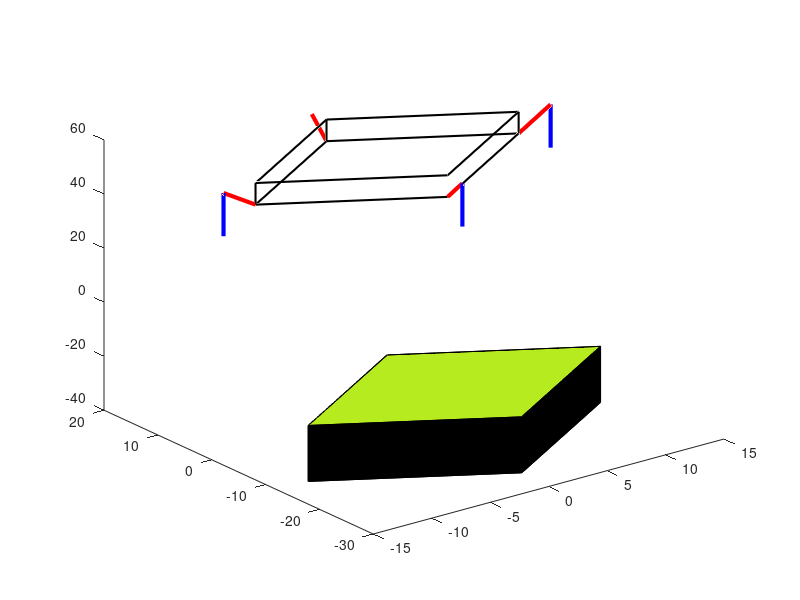

This chart was generated by the following MATLAB code: (Note: this script raises an error after producing the figure.)
clc; clear; close all;


%@@@@@@@@@@@@@@@@@@@@@@@@@@@@@@@@@@@@@@@@@@@@@@@@@@@@@@@@@@@@@@@@@@@@@@@@@@@@@@@@@@@@@@@@@@@@@@@@@@@@@@Leg Landing variable setting지면으로부터 50위에있음


L_ang1_east = 430;                                                % L1 이동경로설정(EAST)
L_theta1_east = L_ang1_east*(pi/180);
L_r1_east = 8;                                                    % L1 원의반지름
L_x1_east = L_r1_east*cos(L_theta1_east)+11.25;                   % X축 평행이동 및 설정
L_z1_east = L_r1_east*sin(L_theta1_east)+50 ;                     % Z축 설정

L_ang2_east = 430;                                                % L2 이동경로 설정(EAST)
L_theta2_east = L_ang2_east*(pi/180);
L_r2_east = 8;                                                    % L2 원의반지름
L_x2_east = L_r2_east*cos(L_theta2_east)+11.25;                   % X축 평행이동 및 설정
L_z2_east = L_r2_east*sin(L_theta2_east)+34;                      % Z축 평행이동 및 설정
    
L_ang1_west = 110;                                                % L1 이동경로설정(WEST)
L_theta1_west = L_ang1_west*(pi/180);
L_r1_west = 8;                                                    % L1 원의반지름
L_x1_west = L_r1_west*cos(L_theta1_west)-11.25;                   % X축 평행이동 및 설정 
L_z1_west = L_r1_west*sin(L_theta1_west)+50;                      % Z축 설정

L_ang2_west = 110;                                                % L2 이동경로 설정(WEST)
L_theta2_west = L_ang2_west*(pi/180);
L_r2_west = 8;                                                    % L2원의반지름
L_x2_west = L_r2_west*cos(L_theta2_west)-11.25;                   % X축 평행이동 및 설정
L_z2_west = L_r2_west*sin(L_theta2_west)+34;                      % Z축 평행이동 및 설정

L_ang1_north = 430;                                               % L1 이동경로설정(NORTH)
L_theta1_north = L_ang1_north*(pi/180);
L_r1_north = 8;                                                   % 원의반지름
L_y1_north = L_r1_north*cos(L_theta1_north)+11.25;                % Y축 평행이동 및 설정 
L_z1_north = L_r1_north*sin(L_theta1_north)+50;                   % Z축 설정

L_ang2_north = 430;                                               % L2 이동경로 설정(NORTH)
L_theta2_north = L_ang2_north*(pi/180);
L_r2_north = 8;                                                   % 원의반지름
L_y2_north = L_r2_north*cos(L_theta2_north)+11.25;                % Y축 평행이동 및 설정
L_z2_north = L_r2_north*sin(L_theta2_north)+34;                   % Z축 평행이동 및 설정

L_ang1_south = 110;                                               % L1 이동경로설정(SOUTH)
L_theta1_south = L_ang1_south*(pi/180);
L_r1_south = 8;                                                   % 원의반지름
L_y1_south = L_r1_south*cos(L_theta1_south)-11.25;                % Y축 평행이동 및 설정 
L_z1_south = L_r1_south*sin(L_theta1_south)+50;                   % Z축 설정

L_ang2_south = 110;                                               % L2 이동경로 설정(SOUTH)
L_theta2_south = L_ang2_south*(pi/180);
L_r2_south = 8;                                                   % 원의반지름
L_y2_south = L_r2_south*cos(L_theta2_south)-11.25;                % Y축 평행이동 및 설정
L_z2_south = L_r2_south*sin(L_theta2_south)+34;                   % Z축 평행이동 및 설정


%@@@@@@@@@@@@@@@@@@@@@@@@@@@@@@@@@@@@@@@@@@@@@@@@@@@@@@@@@@@@@@@@@@@@@@@@@@@@@@@@@@@@@@@@@@@@@@@@@@@@@@Leg down variable setting


Legd_ang1_east = 430;                                                   % L1 이동경로설정(EAST)
Legd_theta1_east = Legd_ang1_east*(pi/180);
Legd_r1_east = 8;                                                       % L1 원의반지름
Legd_x1_east = Legd_r1_east*cos(Legd_theta1_east)+11.25;                % X축 평행이동 및 설정
Legd_z1_east = Legd_r1_east*sin(Legd_theta1_east);                      % Z축 설정

Legd_ang2_east = 430;                                                   % L2 이동경로 설정(EAST)
Legd_theta2_east = Legd_ang2_east*(pi/180);
Legd_r2_east = 8;                                                       % L2 원의반지름
Legd_x2_east = Legd_r2_east*cos(Legd_theta2_east)+11.25;                % X축 평행이동 및 설정
Legd_z2_east = Legd_r2_east*sin(Legd_theta2_east)-16;                   % Z축 평행이동 및 설정

Legd_ang1_west = [110:1:270];                                           % L1 이동경로설정(WEST)
Legd_theta1_west = Legd_ang1_west*(pi/180);
Legd_r1_west = 8;                                                       % L1 원의반지름
Legd_x1_west = Legd_r1_west*cos(Legd_theta1_west)-11.25;                % X축 평행이동 및 설정 
Legd_z1_west = Legd_r1_west*sin(Legd_theta1_west);                      % Z축 설정

Legd_ang2_west = [110:1:270];                                           % L2 이동경로 설정(WEST)
Legd_theta2_west = Legd_ang2_west*(pi/180);
Legd_r2_west = 8;                                                       % L2원의반지름
Legd_x2_west = Legd_r2_west*cos(Legd_theta2_west)-11.25;                % X축 평행이동 및 설정
Legd_z2_west = Legd_r2_west*sin(Legd_theta2_west)-16;                   % Z축 평행이동 및 설정

Legd_ang1_north = [430:-1:377,linspace(377,377,107)];                    % L1 이동경로설정(NORTH)
Legd_theta1_north = Legd_ang1_north*(pi/180);
Legd_r1_north = 8;                                                      % 원의반지름
Legd_y1_north = Legd_r1_north*cos(Legd_theta1_north)+11.25;             % Y축 평행이동 및 설정 
Legd_z1_north = Legd_r1_north*sin(Legd_theta1_north);                   % Z축 설정

Legd_ang2_north = [430:-1:377,linspace(377,377,107)];                    % L2 이동경로 설정(NORTH)
Legd_theta2_north = Legd_ang2_north*(pi/180);
Legd_r2_north = 8;                                                      % 원의반지름
Legd_y2_north = Legd_r2_north*cos(Legd_theta2_north)+11.25;             % Y축 평행이동 및 설정
Legd_z2_north = Legd_r2_north*sin(Legd_theta2_north)-16;                % Z축 평행이동 및 설정

Legd_ang1_south = [110:1:200,linspace(200,200,70)];                     % L1 이동경로설정(SOUTH)
Legd_theta1_south = Legd_ang1_south*(pi/180);
Legd_r1_south = 8;                                                      % 원의반지름
Legd_y1_south = Legd_r1_south*cos(Legd_theta1_south)-11.25;             % Y축 평행이동 및 설정 
Legd_z1_south = Legd_r1_south*sin(Legd_theta1_south);                   % Z축 설정

Legd_ang2_south = [110:1:200,linspace(200,200,70)];                     % L2 이동경로 설정(SOUTH)
Legd_theta2_south = Legd_ang2_south*(pi/180);
Legd_r2_south = 8;                                                      % 원의반지름
Legd_y2_south = Legd_r2_south*cos(Legd_theta2_south)-11.25;             % Y축 평행이동 및 설정
Legd_z2_south = Legd_r2_south*sin(Legd_theta2_south)-16;                % Z축 평행이동 및 설정


%@@@@@@@@@@@@@@@@@@@@@@@@@@@@@@@@@@@@@@@@@@@@@@@@@@@@@@@@@@@@@@@@@@@@@@@@@@@@@@@@@@@@@@@@@@@@@@@@@@@@@@Leg up variable setting


Legu_ang1_east = 430;                                                   % L1 이동경로설정(EAST)
Legu_theta1_east = Legu_ang1_east*(pi/180);
Legu_r1_east = 8;                                                       % L1 원의반지름
Legu_x1_east = Legu_r1_east*cos(Legu_theta1_east)+11.25;                % X축 평행이동 및 설정
Legu_z1_east = Legu_r1_east*sin(Legu_theta1_east);                      % Z축 설정

Legu_ang2_east = 430;                                                   % L2 이동경로 설정(EAST)
Legu_theta2_east = Legu_ang2_east*(pi/180);
Legu_r2_east = 8;                                                       % L2 원의반지름
Legu_x2_east = Legu_r2_east*cos(Legu_theta2_east)+11.25;                % X축 평행이동 및 설정
Legu_z2_east = Legu_r2_east*sin(Legu_theta2_east)-16;                   % Z축 평행이동 및 설정

Legu_ang1_west = [270:-1:110];                                          % L1 이동경로설정(WEST)
Legu_theta1_west = Legu_ang1_west*(pi/180);
Legu_r1_west = 8;                                                       % L1 원의반지름
Legu_x1_west = Legu_r1_west*cos(Legu_theta1_west)-11.25;                % X축 평행이동 및 설정 
Legu_z1_west = Legu_r1_west*sin(Legu_theta1_west);                      % Z축 설정

Legu_ang2_west = [270:-1:110];                                          % L2 이동경로 설정(WEST)
Legu_theta2_west = Legu_ang2_west*(pi/180);
Legu_r2_west = 8;                                                       % L2원의반지름
Legu_x2_west = Legu_r2_west*cos(Legu_theta2_west)-11.25;                % X축 평행이동 및 설정
Legu_z2_west = Legu_r2_west*sin(Legu_theta2_west)-16;                   % Z축 평행이동 및 설정

Legu_ang1_north = [377:1:430,linspace(403,403,107)];                    % L1 이동경로설정(NORTH)
Legu_theta1_north = Legu_ang1_north*(pi/180);
Legu_r1_north = 8;                                                      % 원의반지름
Legu_y1_north = Legu_r1_north*cos(Legu_theta1_north)+11.25;             % Y축 평행이동 및 설정 
Legu_z1_north = Legu_r1_north*sin(Legu_theta1_north);                   % Z축 설정

Legu_ang2_north = [377:1:430,linspace(403,403,107)];                    % L2 이동경로 설정(NORTH)
Legu_theta2_north = Legu_ang2_north*(pi/180);
Legu_r2_north = 8;                                                      % 원의반지름
Legu_y2_north = Legu_r2_north*cos(Legu_theta2_north)+11.25;             % Y축 평행이동 및 설정
Legu_z2_north = Legu_r2_north*sin(Legu_theta2_north)-16;                % Z축 평행이동 및 설정

Legu_ang1_south = [200:-1:110,linspace(110,110,70)];                    % L1 이동경로설정(SOUTH)
Legu_theta1_south = Legu_ang1_south*(pi/180);
Legu_r1_south = 8;                                                      % 원의반지름
Legu_y1_south = Legu_r1_south*cos(Legu_theta1_south)-11.25;             % Y축 평행이동 및 설정 
Legu_z1_south = Legu_r1_south*sin(Legu_theta1_south);                   % Z축 설정

Legu_ang2_south = [200:-1:110,linspace(110,110,70)];                    % L2 이동경로 설정(SOUTH)
Legu_theta2_south = Legu_ang2_south*(pi/180);
Legu_r2_south = 8;                                                      % 원의반지름
Legu_y2_south = Legu_r2_south*cos(Legu_theta2_south)-11.25;             % Y축 평행이동 및 설정
Legu_z2_south = Legu_r2_south*sin(Legu_theta2_south)-16;                % Z축 평행이동 및 설정


%@@@@@@@@@@@@@@@@@@@@@@@@@@@@@@@@@@@@@@@@@@@@@@@@@@@@@@@@@@@@@@@@@@@@@@@@@@@@@@@@@@@@@@@@@@@@@@@@@@@@@@Leg take off variable setting


T_ang1_east = 430;                                                     % L1 이동경로설정(EAST)
T_theta1_east = T_ang1_east*(pi/180);
T_r1_east = 8;                                                         % L1 원의반지름
T_x1_east = T_r1_east*cos(T_theta1_east)+11.25;                        % X축 평행이동 및 설정
T_z1_east = T_r1_east*sin(T_theta1_east) ;                             % Z축 설정

T_ang2_east = 430;                                                     % L2 이동경로 설정(EAST)
T_theta2_east = T_ang2_east*(pi/180);
T_r2_east = 8;                                                         % L2 원의반지름
T_x2_east = T_r2_east*cos(T_theta2_east)+11.25;                        % X축 평행이동 및 설정
T_z2_east = T_r2_east*sin(T_theta2_east)-16;                           % Z축 평행이동 및 설정

T_ang1_west = 110;                                                     % L1 이동경로설정(WEST)
T_theta1_west = T_ang1_west*(pi/180);
T_r1_west = 8;                                                         % L1 원의반지름
T_x1_west = T_r1_west*cos(T_theta1_west)-11.25;                        % X축 평행이동 및 설정 
T_z1_west = T_r1_west*sin(T_theta1_west);                              % Z축 설정

T_ang2_west = 110;                                                     % L2 이동경로 설정(WEST)
T_theta2_west = T_ang2_west*(pi/180);
T_r2_west = 8;                                                         % L2원의반지름
T_x2_west = T_r2_west*cos(T_theta2_west)-11.25;                        % X축 평행이동 및 설정
T_z2_west = T_r2_west*sin(T_theta2_west)-16;                           % Z축 평행이동 및 설정

T_ang1_north = 430;                                                    % L1 이동경로설정(NORTH)
T_theta1_north = T_ang1_north*(pi/180);
T_r1_north = 8;                                                        % 원의반지름
T_y1_north = T_r1_north*cos(T_theta1_north)+11.25;                     % Y축 평행이동 및 설정 
T_z1_north = T_r1_north*sin(T_theta1_north);                           % Z축 설정

T_ang2_north = 430;                                                    % L2 이동경로 설정(NORTH)
T_theta2_north = T_ang2_north*(pi/180);
T_r2_north = 8;                                                        % 원의반지름
T_y2_north = T_r2_north*cos(T_theta2_north)+11.25;                     % Y축 평행이동 및 설정
T_z2_north = T_r2_north*sin(T_theta2_north)-16;                        % Z축 평행이동 및 설정

T_ang1_south = 110;                                                    % L1 이동경로설정(SOUTH)
T_theta1_south = T_ang1_south*(pi/180);
T_r1_south = 8;                                                        % 원의반지름
T_y1_south = T_r1_south*cos(T_theta1_south)-11.25;                     % Y축 평행이동 및 설정 
T_z1_south = T_r1_south*sin(T_theta1_south);                           % Z축 설정

T_ang2_south = 110;                                                    % L2 이동경로 설정(SOUTH)
T_theta2_south = T_ang2_south*(pi/180);
T_r2_south = 8;                                                        % 원의반지름
T_y2_south = T_r2_south*cos(T_theta2_south)-11.25;                     % Y축 평행이동 및 설정
T_z2_south = T_r2_south*sin(T_theta2_south)-16;                        % Z축 평행이동 및 설정


%@@@@@@@@@@@@@@@@@@@@@@@@@@@@@@@@@@@@@@@@@@@@@@@@@@@@@@@@@@@@@@@@@@@@@@@@@@@@@@@@@@@@@@@@@@@@@@@@@@@@@@draw figure


hf = figure;                             %figure창생성
ha = axes(hf);                           %figure창에 좌표넣기


%@@@@@@@@@@@@@@@@@@@@@@@@@@@@@@@@@@@@@@@@@@@@@@@@@@@@@@@@@@@@@@@@@@@@@@@@@@@@@@@@@@@@@@@@@@@@@@@@@@@@@@draw graph


box_L1 = plot3(ha,[-11.25 0],[0 -11.25],[50 50],'k','Linewidth',1.5);                        %부품넣을공간 생성(밑면)-착륙
hold(ha,'on');                                                                               %한 FIGURE에 2개이상 그래프  
box_L2 = plot3(ha,[0 11.25],[-11.25 0],[50 50],'k','Linewidth',1.5);                         %부품넣을공간 생성(밑면)-착륙
box_L3 = plot3(ha,[11.25 0],[0 11.25],[50 50],'k','Linewidth',1.5);                          %부품넣을공간 생성(밑면)-착륙
box_L4 = plot3(ha,[0 -11.25],[11.25 0],[50 50],'k','Linewidth',1.5);                         %부품넣을공간 생성(밑면)-착륙
box_L5 = plot3(ha,[0 0],[-11.25 -11.25],[50 50],'k','Linewidth',1.5);                        %부품넣을공간 생성(높이)-착륙
box_L6 = plot3(ha,[11.25 11.25],[0 0],[50 58],'k','Linewidth',1.5);                          %부품넣을공간 생성(높이)-착륙
box_L7 = plot3(ha,[0 0],[11.25 11.25],[50 58],'k','Linewidth',1.5);                          %부품넣을공간 생성(높이)-착륙
box_L8 = plot3(ha,[-11.25 -11.25],[0 0],[50 58],'k','Linewidth',1.5);                        %부품넣을공간 생성(높이)-착륙
box_L9 = plot3(ha,[-11.25 0],[0 -11.25],[58 58],'k','Linewidth',1.5);                        %부품넣을공간 생성(윗면)-착륙
box_L10 = plot3(ha,[0 11.25],[-11.25 0],[58 58],'k','Linewidth',1.5);                        %부품넣을공간 생성(윗면)-착륙
box_L11 = plot3(ha,[11.25 0],[0 11.25],[58 58],'k','Linewidth',1.5);                         %부품넣을공간 생성(윗면)-착륙
box_L12 = plot3(ha,[0 -11.25],[11.25 0],[58 58],'k','Linewidth',1.5);                        %부품넣을공간 생성(윗면)-착륙

Leg_L1 = plot3(ha,[11.25 L_x1_east],[0 0],[50 L_z1_east],'r','Linewidth',3);                         %EAST_L1 다리생성-착륙
Leg_L2 = plot3(ha,[L_x1_east L_x2_east],[0 0],[L_z1_east L_z2_east],'b','Linewidth',3);              %EAST_L2 다리생성-착륙
Leg_L3 = plot3(ha,[-11.25 L_x1_west],[0 0],[50 L_z1_west],'r','Linewidth',3);                        %WEST_L1 다리생성-착륙
Leg_L4 = plot3(ha,[L_x1_west L_x2_west],[0 0],[L_z1_west L_z2_west],'b','Linewidth',3);              %WEST_L2 다리생성-착륙
Leg_L5 = plot3(ha,[0 0],[11.25 L_y1_north],[50 L_z1_north],'r','Linewidth',3);                       %NORTH_L1 다리생성-착륙
Leg_L6 = plot3(ha,[0 0],[L_y1_north L_y2_north],[L_z1_north L_z1_north],'b','Linewidth',3);          %NORTH_L2 다리생성-착륙
Leg_L7 = plot3(ha,[0 0],[-11.25 L_y1_south],[50 L_z1_south],'r','Linewidth',3);                      %SOUTH_L1 다리생성-착륙
Leg_L8 = plot3(ha,[0 0],[L_y1_south L_y2_south],[L_z1_south L_z2_south],'b','Linewidth',3);          %SOUTH_L2 다리생성-착륙


%@@@@@@@@@@@@@@@@@@@@@@@@@@@@@@@@@@@@@@@@@@@@@@@@@@@@@@@@@@@@@@@@@@@@@@@@@@@@@@@@@@@@@@@@@@@@@@@@@@@@@@draw slop


%south(3번째로 높음) 원점으로부터18.8
burby1=[0 -25 -39.5 ; 12.5 -12.5 -39.5; 0 0 -39.5; -12.5 -12.5 -39.5; 0 -25 -18.8 ; 12.5 -12.5 -18.8; 0 0 -18.8; -12.5 -12.5 -18.8];
face_burby1 = [1 2 3 4; 1 2 6 5; 2 3 7 6; 3 4 8 7; 1 4 8 5; 5 6 7 8];
Ic1=[0 0 0;0 0 0 ;0 0 0;0 0 0;0 0 0; 0.71 0.92 0.12];
burby1 = patch('Faces',face_burby1,'Vertices',burby1,'FaceVertexCData',Ic1,'FaceColor','flat');         
alpha(burby1,0.3) ;                                                                                     %경사면 투명도 조정
%north(2번째로 높음) 원점으로부터13.64
burby2=[0 0 -39.5 ; 12.5 12.5 -39.5; 0 25 -39.5; -12.5 12.5 -39.5; 0 0 -13.64 ; 12.5 12.5 -13.64; 0 25 -13.64; -12.5 12.5 -13.64];
face_burby2 = [1 2 3 4; 1 2 6 5; 2 3 7 6; 3 4 8 7; 1 4 8 5; 5 6 7 8];
Ic2=[0 0 0;0 0 0 ;0 0 0;0 0 0;0 0 0; 0.71 0.92 0.12];
burby2 = patch('Faces',face_burby2,'Vertices',burby2,'FaceVertexCData',Ic2,'FaceColor','flat');         
alpha(burby2,0.3);
%east(1번째로 높음) 원점으로부터8.4
burby3=[12.5 -12.5 -39.5 ; 25 0 -39.5; 12.5 12.5 -39.5; 0 0 -39.5; 12.5 -12.5 -8.48 ; 25 0 -8.48; 12.5 12.5 -8.48; 0 0 -8.48];
face_burby3 = [1 2 3 4; 1 2 6 5; 2 3 7 6; 3 4 8 7; 1 4 8 5; 5 6 7 8];
Ic3=[0 0 0;0 0 0 ;0 0 0;0 0 0;0 0 0; 0.71 0.92 0.12];
burby3 = patch('Faces',face_burby3,'Vertices',burby3,'FaceVertexCData',Ic3,'FaceColor','flat');         
alpha(burby3,0.3);
%west(4번째로 높음) 원점으로부터23.98
burby4=[-12.5 -12.5 -39.5 ; 0 0 -39.5; -12.5 12.5 -39.5; -25 0 -39.5; -12.5 -12.5 -23.98 ; 0 0 -23.98; -12.5 12.5 -23.98; -25 0 -23.98];
face_burby4 = [1 2 3 4; 1 2 6 5; 2 3 7 6; 3 4 8 7; 1 4 8 5; 5 6 7 8];
Ic4=[0 0 0;0 0 0 ;0 0 0;0 0 0;0 0 0; 0.71 0.92 0.12];
burby4 = patch('Faces',face_burby4,'Vertices',burby4,'FaceVertexCData',Ic4,'FaceColor','flat');         
alpha(burby4,0.3);

%@@@@@@@@@@@@@@@@@@@@@@@@@@@@@@@@@@@@@@@@@@@@@@@@@@@@@@@@@@@@@@@@@@@@@@@@@@@@@@@@@@@@@@@@@@@@@@@@@@@@@@camera setting


axis(ha,'equal');                        %좌표에서 x축, y축 길이 동일
set(ha,'XLim',[-40 40]);                 %좌표에서 x축 설정
set(ha,'YLim',[-40 40]);                 %좌표에서 y축 설정
set(ha,'ZLim',[-40 70]);                 %좌표에서 y축 설정
grid(ha,'on');                           %좌표에 그리드 넣기
xlabel(ha,'X');
ylabel(ha,'Y');
zlabel(ha,'Z'); 
title(ha,'bumpy surface');

set(ha,'XTickLabelMode','auto');                  %cam x축 좌표고정
set(ha,'XTickMode','auto');
set(ha,'YTickLabelMode','auto');                  %cam y축 좌표고정
set(ha,'YTickMode','auto');
set(ha,'ZTickLabelMode','auto');                  %cam z축 좌표고정
set(ha,'ZTickMode','auto');

%@@@@@@@@@@@@@@@@@@@@@@@@@@@@@@@@@@@@@@@@@@@@@@@@@@@@@@@@@@@@@@@@@@@@@@@@@@@@@@@@@@@@@@@@@@@@@@@@@@@@@@Landing!

aL=linspace(1,1,50);                                 %1값을 50개 만들기
cam_angL = linspace(45,90,length(aL)); 
                             
for iL = 1:length(aL)                                 %50번반복
set(box_L1,'ZData',[50-iL 50-iL]);                    %시작위치는 밑변:50,윗면:58 이며, 1씩 감소(50번 반복)
set(box_L2,'ZData',[50-iL 50-iL]);
set(box_L3,'ZData',[50-iL 50-iL]);
set(box_L4,'ZData',[50-iL 50-iL]);
set(box_L5,'ZData',[50-iL 58-iL]);
set(box_L6,'ZData',[50-iL 58-iL]);
set(box_L7,'ZData',[50-iL 58-iL]);
set(box_L8,'ZData',[50-iL 58-iL]);
set(box_L9,'ZData',[58-iL 58-iL]);
set(box_L10,'ZData',[58-iL 58-iL]);
set(box_L11,'ZData',[58-iL 58-iL]);
set(box_L12,'ZData',[58-iL 58-iL]);
set(Leg_L1,'ZData',[50-iL L_z1_east-iL]);
set(Leg_L2,'ZData',[L_z1_east-iL L_z2_east-iL]);
set(Leg_L3,'ZData',[50-iL L_z1_west-iL]);
set(Leg_L4,'ZData',[L_z1_west-iL L_z2_west-iL]);
set(Leg_L5,'ZData',[50-iL L_z1_north-iL]);
set(Leg_L6,'ZData',[L_z1_north-iL L_z2_north-iL]);
set(Leg_L7,'ZData',[50-iL L_z1_south-iL]);
set(Leg_L8,'ZData',[L_z1_south-iL L_z2_south-iL]);
pause(0.08);                                        %0.08초딜레이

cam_xL = 80*cos(cam_angL(iL)*pi/180);                                   %x축 으로 돌아가는범위 조절
cam_yL = 80*sin(cam_angL(iL)*pi/180);                                   %y축 으로 돌아가는범위 조절
cam_zL = 20;                                                               %z축은 고정(위에서 내려다보기)
set(ha,'CameraPosition',[cam_xL cam_yL cam_zL]);                            %cam의 handle속성값 바꾸기

end

pause(1);                                           %착륙후 1초쉬기 

delete(Leg_L1);                 %랜딩용 다리지우기
delete(Leg_L2);                 %랜딩용 다리지우기
delete(Leg_L3);                 %랜딩용 다리지우기
delete(Leg_L4);                 %랜딩용 다리지우기
delete(Leg_L5);                 %랜딩용 다리지우기
delete(Leg_L6);                 %랜딩용 다리지우기
delete(Leg_L7);                 %랜딩용 다리지우기
delete(Leg_L8);                 %랜딩용 다리지우기


%@@@@@@@@@@@@@@@@@@@@@@@@@@@@@@@@@@@@@@@@@@@@@@@@@@@@@@@@@@@@@@@@@@@@@@@@@@@@@@@@@@@@@@@@@@@@@@@@@@@@@@Leg down!


Leg_d1 = plot3(ha,[11.25 Legd_x1_east],[0 0],[0 Legd_z1_east],'r','Linewidth',3);                                        %EAST_L1 다리생성-접기
Leg_d2 = plot3(ha,[Legd_x1_east Legd_x2_east],[0 0],[Legd_z1_east Legd_z2_east],'b','Linewidth',3);                      %EAST_L2 다리생성-접기
Leg_d3 = plot3(ha,[-11.25 Legd_x1_west(8)],[0 0],[0 Legd_z1_west(8)],'r','Linewidth',3);                                 %WEST_L1 다리생성-접기
Leg_d4 = plot3(ha,[Legd_x1_west(8) Legd_x2_west(8)],[0 0],[Legd_z1_west(8) Legd_z2_west(8)],'b','Linewidth',3);          %WEST_L2 다리생성-접기
Leg_d5 = plot3(ha,[0 0],[11.25 Legd_y1_north(8)],[0 Legd_z1_north(8)],'r','Linewidth',3);                                %NORTH_L1 다리생성-접기
Leg_d6 = plot3(ha,[0 0],[Legd_y1_north(8) Legd_y2_north(8)],[Legd_z1_north(8) Legd_z2_north(8)],'b','Linewidth',3);      %NORTH_L2 다리생성-접기
Leg_d7 = plot3(ha,[0 0],[-11.25 Legd_y1_south(8)],[0 Legd_z1_south(8)],'r','Linewidth',3);                               %SOUTH_L1 다리생성-접기
Leg_d8 = plot3(ha,[0 0],[Legd_y1_south(8) Legd_y2_south(8)],[Legd_z1_south(8) Legd_z2_south(8)],'b','Linewidth',3);      %SOUTH_L2 다리생성-접기

cam_ang_Legd = linspace(90,270,length(Legu_theta1_west));                            %Legu_theta1_west와 cam_ang의 벡터값이 같아야하므로 linspace를 이용해 벡터값 맞추기

for i_ptd = 1:length(Legd_theta1_west)                                         %애니매이션 실행 1부터theta_west크기까지 반복

    set(Leg_d3,'XData',[-11.25 Legd_x1_west(i_ptd)], ...                       %L1_WEST 이동하는 선의 x좌표 y좌표를 handle을 이용해 좌표값 반복설정
        'ZData',[0 Legd_z1_west(i_ptd)]           );
    set(Leg_d4,'XData',[Legd_x1_west(i_ptd) Legd_x2_west(i_ptd)], ...          %L2_WEST 이동하는 선의 x좌표 y좌표를 handle을  이용해 좌표값 반복설정
        'ZData',[Legd_z1_west(i_ptd) Legd_z2_west(i_ptd)]      );
    set(Leg_d5,'YData',[11.25 Legd_y1_north(i_ptd)], ...                       %L1_NORTH 이동하는 선의 x좌표 y좌표를 handle을 이용해 좌표값 반복설정
        'ZData',[0 Legd_z1_north(i_ptd)]           );
    set(Leg_d6,'YData',[Legd_y1_north(i_ptd) Legd_y2_north(i_ptd)], ...        %L2_NORTH 이동하는 선의 x좌표 y좌표를 handle을  이용해 좌표값 반복설정
        'ZData',[Legd_z1_north(i_ptd) Legd_z2_north(i_ptd)]      );
    set(Leg_d7,'YData',[-11.25 Legd_y1_south(i_ptd)], ...                      %L1_SOUTH 이동하는 선의 x좌표 y좌표를 handle을 이용해 좌표값 반복설정
        'ZData',[0 Legd_z1_south(i_ptd)]           );
    set(Leg_d8,'YData',[Legd_y1_south(i_ptd) Legd_y2_south(i_ptd)], ...        %L2_SOUTH 이동하는 선의 x좌표 y좌표를 handle을  이용해 좌표값 반복설정
        'ZData',[Legd_z1_south(i_ptd) Legd_z2_south(i_ptd)]      );

    cam_x_Legd = 80*cos(cam_ang_Legd(i_ptd)*pi/180);                                     %x축 으로 돌아가는범위 조절
    cam_y_Legd = 80*sin(cam_ang_Legd(i_ptd)*pi/180);                                     %y축 으로 돌아가는범위 조절
    cam_z_Legd = 15;                                                                 %z축은 고정(위에서 내려다보기)
    set(ha,'CameraPosition',[cam_x_Legd cam_y_Legd cam_z_Legd]);                              %cam의 handle속성값 바꾸기

    pause(0.08);                                                               %0.035초 딜레이 0에가까울수록 빠름(drawnow함수 이용시 제일 빠름)
end

pause(2);    

delete(Leg_d1);                 %랜딩용 다리지우기
delete(Leg_d2);                 %랜딩용 다리지우기
delete(Leg_d3);                 %랜딩용 다리지우기
delete(Leg_d4);                 %랜딩용 다리지우기
delete(Leg_d5);                 %랜딩용 다리지우기
delete(Leg_d6);                 %랜딩용 다리지우기
delete(Leg_d7);                 %랜딩용 다리지우기
delete(Leg_d8);                 %랜딩용 다리지우기

%@@@@@@@@@@@@@@@@@@@@@@@@@@@@@@@@@@@@@@@@@@@@@@@@@@@@@@@@@@@@@@@@@@@@@@@@@@@@@@@@@@@@@@@@@@@@@@@@@@@@@@Leg up!





Leg_u1 = plot3(ha,[11.25 Legu_x1_east],[0 0],[0 Legu_z1_east],'r','Linewidth',3);                                    %EAST_L1 다리생성-펴기
Leg_u2 = plot3(ha,[Legu_x1_east Legu_x2_east],[0 0],[Legu_z1_east Legu_z2_east],'b','Linewidth',3);                  %EAST_L2 다리생성-펴기
Leg_u3 = plot3(ha,[-11.25 Legu_x1_west(8)],[0 0],[0 Legu_z1_west(8)],'r','Linewidth',3);                             %WEST_L1 다리생성-펴기
Leg_u4 = plot3(ha,[Legu_x1_west(8) Legu_x2_west(8)],[0 0],[Legu_z1_west(8) Legu_z2_west(8)],'b','Linewidth',3);      %WEST_L2 다리생성-펴기
Leg_u5 = plot3(ha,[0 0],[11.25 Legu_y1_north(8)],[0 Legu_z1_north(8)],'r','Linewidth',3);                            %NORTH_L1 다리생성-펴기
Leg_u6 = plot3(ha,[0 0],[Legu_y1_north(8) Legu_y2_north(8)],[Legu_z1_north(8) Legu_z2_north(8)],'b','Linewidth',3);  %NORTH_L2 다리생성-펴기
Leg_u7 = plot3(ha,[0 0],[-11.25 Legu_y1_south(8)],[0 Legu_z1_south(8)],'r','Linewidth',3);                           %SOUTH_L1 다리생성-펴기
Leg_u8 = plot3(ha,[0 0],[Legu_y1_south(8) Legu_y2_south(8)],[Legu_z1_south(8) Legu_z2_south(8)],'b','Linewidth',3);  %SOUTH_L2 다리생성-펴기

cam_ang_Legu = linspace(270,90,length(Legu_theta1_west));                    %Legu_theta1_west와 cam_ang의 벡터값이 같아야하므로 linspace를 이용해 벡터값 맞추기

for i_ptu = 1:length(Legu_theta1_west)                                       %애니매이션 실행 1부터theta_west크기까지 반복

    set(Leg_u3,'XData',[-11.25 Legu_x1_west(i_ptu)], ...                     %L1_WEST 이동하는 선의 x좌표 y좌표를 handle을 이용해 좌표값 반복설정
        'ZData',[0 Legu_z1_west(i_ptu)]           );
    set(Leg_u4,'XData',[Legu_x1_west(i_ptu) Legu_x2_west(i_ptu)], ...        %L2_WEST 이동하는 선의 x좌표 y좌표를 handle을  이용해 좌표값 반복설정
        'ZData',[Legu_z1_west(i_ptu) Legu_z2_west(i_ptu)]      );
    set(Leg_u5,'YData',[11.25 Legu_y1_north(i_ptu)], ...                     %L1_NORTH 이동하는 선의 x좌표 y좌표를 handle을 이용해 좌표값 반복설정
        'ZData',[0 Legu_z1_north(i_ptu)]           );
    set(Leg_u6,'YData',[Legu_y1_north(i_ptu) Legu_y2_north(i_ptu)], ...      %L2_NORTH 이동하는 선의 x좌표 y좌표를 handle을  이용해 좌표값 반복설정
        'ZData',[Legu_z1_north(i_ptu) Legu_z2_north(i_ptu)]      );
    set(Leg_u7,'YData',[-11.25 Legu_y1_south(i_ptu)], ...                    %L1_SOUTH 이동하는 선의 x좌표 y좌표를 handle을 이용해 좌표값 반복설정
        'ZData',[0 Legu_z1_south(i_ptu)]           );
    set(Leg_u8,'YData',[Legu_y1_south(i_ptu) Legu_y2_south(i_ptu)], ...      %L2_SOUTH 이동하는 선의 x좌표 y좌표를 handle을  이용해 좌표값 반복설정
        'ZData',[Legu_z1_south(i_ptu) Legu_z2_south(i_ptu)]      );

    cam_x_Legu = 80*cos(cam_ang_Legu(i_ptu)*pi/180);                              %x축 으로 돌아가는범위 조절
    cam_y_Legu = 80*sin(cam_ang_Legu(i_ptu)*pi/180);                              %y축 으로 돌아가는범위 조절
    cam_z_Legu = 15;                                                               %z축은 고정(위에서 내려다보기)
    set(ha,'CameraPosition',[cam_x_Legu cam_y_Legu cam_z_Legu]);                  %cam의 handle속성값 바꾸기

    pause(0.08);                                                                  %0.08초 딜레이 0에가까울수록 빠름(drawnow함수 이용시 제일 빠름)
end

pause(1);    

delete(Leg_u1);                 %랜딩용 다리지우기
delete(Leg_u2);                 %랜딩용 다리지우기
delete(Leg_u3);                 %랜딩용 다리지우기
delete(Leg_u4);                 %랜딩용 다리지우기
delete(Leg_u5);                 %랜딩용 다리지우기
delete(Leg_u6);                 %랜딩용 다리지우기
delete(Leg_u7);                 %랜딩용 다리지우기
delete(Leg_u8);                 %랜딩용 다리지우기
delete(box_L1);                 %랜딩용 몸체지우기
delete(box_L2);                 %랜딩용 몸체지우기
delete(box_L3);                 %랜딩용 몸체지우기
delete(box_L4);                 %랜딩용 몸체지우기
delete(box_L5);                 %랜딩용 몸체지우기
delete(box_L6);                 %랜딩용 몸체지우기
delete(box_L7);                 %랜딩용 몸체지우기
delete(box_L8);                 %랜딩용 몸체지우기
delete(box_L9);                 %랜딩용 몸체지우기
delete(box_L10);                %랜딩용 몸체지우기
delete(box_L11);                %랜딩용 몸체지우기
delete(box_L12);                %랜딩용 몸체지우기



%@@@@@@@@@@@@@@@@@@@@@@@@@@@@@@@@@@@@@@@@@@@@@@@@@@@@@@@@@@@@@@@@@@@@@@@@@@@@@@@@@@@@@@@@@@@@@@@@@@@@@@Take off!


box_T1 = plot3(ha,[-11.25 0],[0 -11.25],[0 0],'k','Linewidth',1.5);                          %부품넣을공간 생성(밑면)-이륙
box_T2 = plot3(ha,[0 11.25],[-11.25 0],[0 0],'k','Linewidth',1.5);                           %부품넣을공간 생성(밑면)-이륙
box_T3 = plot3(ha,[11.25 0],[0 11.25],[0 0],'k','Linewidth',1.5);                            %부품넣을공간 생성(밑면)-이륙
box_T4 = plot3(ha,[0 -11.25],[11.25 0],[0 0],'k','Linewidth',1.5);                           %부품넣을공간 생성(밑면)-이륙
box_T5 = plot3(ha,[0 0],[-11.25 -11.25],[0 0],'k','Linewidth',1.5);                          %부품넣을공간 생성(높이)-이륙
box_T6 = plot3(ha,[11.25 11.25],[0 0],[0 8],'k','Linewidth',1.5);                            %부품넣을공간 생성(높이)-이륙
box_T7 = plot3(ha,[0 0],[11.25 11.25],[0 8],'k','Linewidth',1.5);                            %부품넣을공간 생성(높이)-이륙
box_T8 = plot3(ha,[-11.25 -11.25],[0 0],[0 8],'k','Linewidth',1.5);                          %부품넣을공간 생성(높이)-이륙
box_T9 = plot3(ha,[-11.25 0],[0 -11.25],[8 8],'k','Linewidth',1.5);                          %부품넣을공간 생성(윗면)-이륙
box_T10 = plot3(ha,[0 11.25],[-11.25 0],[8 8],'k','Linewidth',1.5);                          %부품넣을공간 생성(윗면)-이륙
box_T11 = plot3(ha,[11.25 0],[0 11.25],[8 8],'k','Linewidth',1.5);                           %부품넣을공간 생성(윗면)-이륙
box_T12 = plot3(ha,[0 -11.25],[11.25 0],[8 8],'k','Linewidth',1.5);                          %부품넣을공간 생성(윗면)-이륙

Leg_T1 = plot3(ha,[11.25 T_x1_east],[0 0],[0 T_z1_east],'r','Linewidth',3);                          %EAST_L1 다리생성-이륙
Leg_T2 = plot3(ha,[T_x1_east T_x2_east],[0 0],[T_z1_east T_z2_east],'b','Linewidth',3);              %EAST_L2 다리생성-이륙
Leg_T3 = plot3(ha,[-11.25 T_x1_west],[0 0],[0 T_z1_west],'r','Linewidth',3);                         %WEST_L1 다리생성-이륙
Leg_T4 = plot3(ha,[T_x1_west T_x2_west],[0 0],[T_z1_west T_z2_west],'b','Linewidth',3);              %WEST_L2 다리생성-이륙
Leg_T5 = plot3(ha,[0 0],[11.25 T_y1_north],[0 T_z1_north],'r','Linewidth',3);                        %NORTH_L1 다리생성-이륙
Leg_T6 = plot3(ha,[0 0],[T_y1_north T_y2_north],[T_z1_north T_z2_north],'b','Linewidth',3);          %NORTH_L2 다리생성-이륙
Leg_T7 = plot3(ha,[0 0],[-11.25 T_y1_south],[0 T_z1_south],'r','Linewidth',3);                       %SOUTH_L1 다리생성-이륙
Leg_T8 = plot3(ha,[0 0],[T_y1_south T_y2_south],[T_z1_south T_z2_south],'b','Linewidth',3);          %SOUTH_L2 다리생성-이륙


aT=linspace(1,1,50);                                 %1값을 50개 만들기
cam_angT = linspace(90,45,length(aT)); 

for iT = 1:length(aT)                                 %50번반복
set(box_T1,'ZData',[iT iT]);                          %시작위치는 밑변:50,윗면:58 이며, 1씩 감소(50번 반복)
set(box_T2,'ZData',[iT iT]);
set(box_T3,'ZData',[iT iT]);
set(box_T4,'ZData',[iT iT]);
set(box_T5,'ZData',[iT 8+iT]);
set(box_T6,'ZData',[iT 8+iT]);
set(box_T7,'ZData',[iT 8+iT]);
set(box_T8,'ZData',[iT 8+iT]);
set(box_T9,'ZData',[8+iT 8+iT]);
set(box_T10,'ZData',[8+iT 8+iT]);
set(box_T11,'ZData',[8+iT 8+iT]);
set(box_T12,'ZData',[8+iT 8+iT]);
set(Leg_T1,'ZData',[iT T_z1_east+iT]);
set(Leg_T2,'ZData',[T_z1_east+iT T_z2_east+iT]);
set(Leg_T3,'ZData',[iT T_z1_west+iT]);
set(Leg_T4,'ZData',[T_z1_west+iT T_z2_west+iT]);
set(Leg_T5,'ZData',[iT T_z1_north+iT]);
set(Leg_T6,'ZData',[T_z1_north+iT T_z2_north+iT]);
set(Leg_T7,'ZData',[iT T_z1_south+iT]);
set(Leg_T8,'ZData',[T_z1_south+iT T_z2_south+iT]);
pause(0.08);                                         %0.08초딜레이

cam_xT = 80*cos(cam_angT(iT)*pi/180);                                   %x축 으로 돌아가는범위 조절
cam_yT = 80*sin(cam_angT(iT)*pi/180);                                   %y축 으로 돌아가는범위 조절
cam_zT = 10;                                                             %z축은 고정(위에서 내려다보기)
set(ha,'CameraPosition',[cam_xT cam_yT cam_zT]);                        %cam의 handle속성값 바꾸기

end